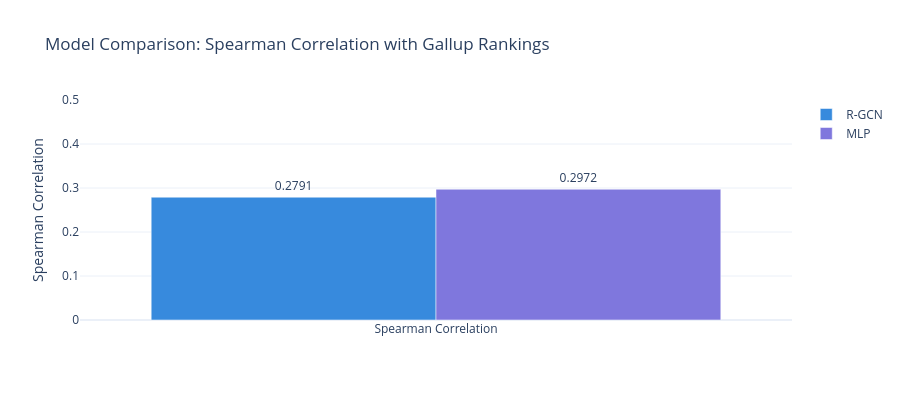

Here is the notebook cell this chart was saved with:
### Code cell
fig = go.Figure()

fig.add_trace(go.Bar(
    name='R-GCN',
    x=['Spearman Correlation'],
    y=[0.2791],
    marker_color='#378ADD',
    text=['0.2791'],
    textposition='outside'
))

fig.add_trace(go.Bar(
    name='MLP',
    x=['Spearman Correlation'],
    y=[0.2972],
    marker_color='#7F77DD',
    text=['0.2972'],
    textposition='outside'
))

fig.update_layout(
    title='Model Comparison: Spearman Correlation with Gallup Rankings',
    yaxis_title='Spearman Correlation',
    yaxis=dict(range=[0, 0.5]),
    template='plotly_white',
    barmode='group',
    height=400
)
fig.show()

### Figure 1 — Plotly figure (JSON) as saved in the notebook; plotly's stock layout.template omitted (floating-point values rounded to 4 significant figures)
{"data": [{"marker": {"color": "#378ADD"}, "name": "R-GCN", "text": ["0.2791"], "textposition": "outside", "type": "bar", "x": ["Spearman Correlation"], "y": [0.2791]}, {"marker": {"color": "#7F77DD"}, "name": "MLP", "text": ["0.2972"], "textposition": "outside", "type": "bar", "x": ["Spearman Correlation"], "y": [0.2972]}], "layout": {"barmode": "group", "height": 400, "title": {"text": "Model Comparison: Spearman Correlation with Gallup Rankings"}, "yaxis": {"range": [0, 0.5], "title": {"text": "Spearman Correlation"}}}}
